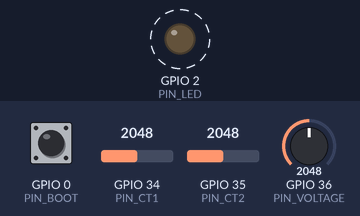
Simulated run of this sketch. Board: ESP32. Parts: output pins drawn as LEDs (lit = HIGH). Dashed ring = blinking. The inputs (shaded band) are chosen by the test bench; at power-on: GPIO 34 (PIN_CT1) = 2048, GPIO 35 (PIN_CT2) = 2048, GPIO 36 (PIN_VOLTAGE) = 2048, GPIO 0 (PIN_BOOT) HIGH. What the sketch prints to the serial monitor is not drawn.

Above: at 1.7 s.
1.8 s: GPIO 34 (PIN_CT1) set to 1314
5.2 s: GPIO 34 (PIN_CT1) set to 1178
8.6 s: GPIO 35 (PIN_CT2) set to 1290
12.0 s: GPIO 35 (PIN_CT2) set to 1187
15.4 s: GPIO 36 (PIN_VOLTAGE) set to 1267
17.5 s: GPIO 36 (PIN_VOLTAGE) set to 1167
Timing chart, 0 to 21.8 s (numbered marks = the images above; inputs shaded):
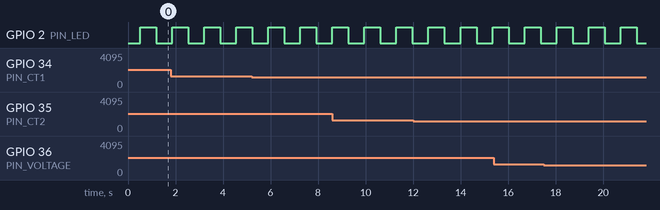

The sketch:

board-test.ino
```cpp
// Bring-up test for a freshly assembled board. No sensors or extra libraries needed.
// Blinks D2, scans I2C for the OLED, reads the BOOT button and prints the three ADC inputs
// (average = bias point, pk-pk = AC swing, useful when setting the ZMPT101B trimmer).

#include <Wire.h>

#define PIN_CT1 34
#define PIN_CT2 35
#define PIN_VOLTAGE 36
#define PIN_LED 2
#define PIN_BOOT 0

// Peak-to-peak over ~3 mains cycles, so an AC signal (CT clamp, ZMPT101B) shows its swing
int readPkPkMv(int pin) {
  int lo = 4095, hi = 0;
  unsigned long start = millis();
  while (millis() - start < 50) {
    int mv = analogReadMilliVolts(pin);
    if (mv < lo) lo = mv;
    if (mv > hi) hi = mv;
  }
  return hi - lo;
}

int readAvgMv(int pin) {
  long sum = 0;
  for (int i = 0; i < 64; i++) sum += analogReadMilliVolts(pin);
  return sum / 64;
}

void scanI2C() {
  Serial.println("I2C scan:");
  int found = 0;
  for (byte addr = 1; addr < 127; addr++) {
    Wire.beginTransmission(addr);
    if (Wire.endTransmission() == 0) {
      Serial.printf("  found device at 0x%02X%s\n", addr, (addr == 0x3C || addr == 0x3D) ? " (OLED)" : "");
      found++;
    }
  }
  if (!found) Serial.println("  nothing found (OLED not connected or SDA/SCL wiring wrong)");
}

void setup() {
  Serial.begin(115200);
  delay(500);
  Serial.println("\n=== Board test ===");
  pinMode(PIN_LED, OUTPUT);
  pinMode(PIN_BOOT, INPUT_PULLUP);
  analogSetAttenuation(ADC_11db); // full 0-3.3V range
  Wire.begin(21, 22);
  scanI2C();
}

void loop() {
  digitalWrite(PIN_LED, !digitalRead(PIN_LED));
  Serial.printf("CT1: %4d mV (pk-pk %4d)   CT2: %4d mV (pk-pk %4d)   VOLT: %4d mV (pk-pk %4d)   BOOT: %s\n",
                readAvgMv(PIN_CT1), readPkPkMv(PIN_CT1), readAvgMv(PIN_CT2), readPkPkMv(PIN_CT2),
                readAvgMv(PIN_VOLTAGE), readPkPkMv(PIN_VOLTAGE),
                digitalRead(PIN_BOOT) == LOW ? "PRESSED" : "released");
  delay(500);
}
```

Measured:
- by itself, GPIO 2 (PIN_LED): alternates HIGH for 0.67 s and LOW for 0.67 s
